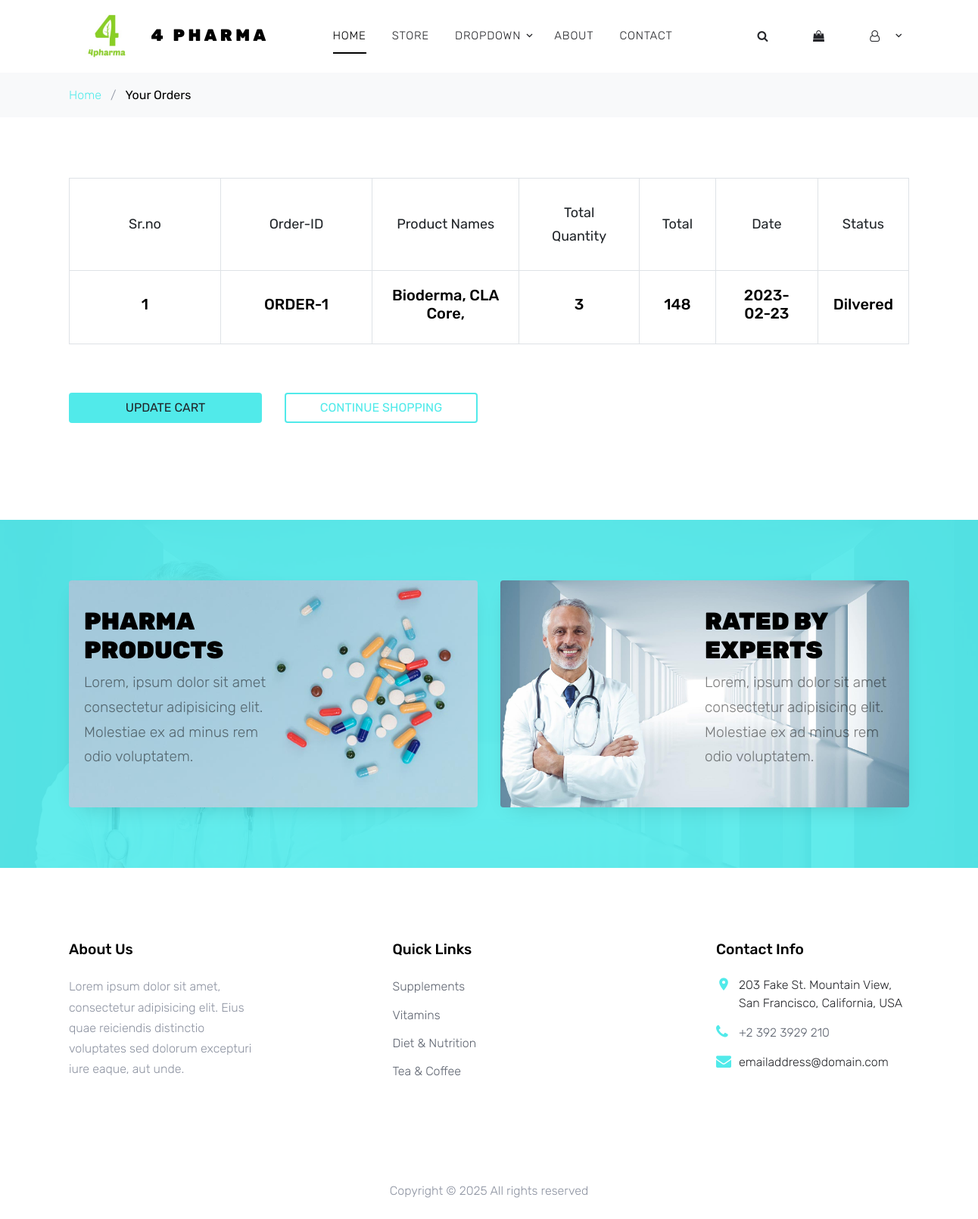
Screenshot of /pharma-master/your_orders.php (signed in) with the database file from the repository.
### tables this page shows
CREATE TABLE `orders` (
  `id` int(11) NOT NULL,
  `user_id` int(11) NOT NULL DEFAULT 0,
  `country` varchar(255) NOT NULL DEFAULT '',
  `firstname` varchar(255) NOT NULL DEFAULT '',
  `lastname` varchar(255) NOT NULL DEFAULT '',
  `company` varchar(255) NOT NULL DEFAULT '',
  `address1` text NOT NULL DEFAULT '',
  `address2` text NOT NULL DEFAULT '',
  `state` varchar(255) NOT NULL DEFAULT '',
  `zip` varchar(255) NOT NULL DEFAULT '',
  `email` varchar(255) NOT NULL DEFAULT '',
  `phone` varchar(255) NOT NULL DEFAULT '',
  `note` text NOT NULL DEFAULT '',
  `coupon` varchar(255) NOT NULL DEFAULT '',
  `total` int(20) NOT NULL DEFAULT 0,
  `status` int(11) NOT NULL DEFAULT 0,
  `cart_ids` varchar(255) NOT NULL DEFAULT '',
  `date` date NOT NULL DEFAULT current_timestamp(),
  `done` int(11) NOT NULL DEFAULT 0
);

CREATE TABLE `products` (
  `id` int(11) NOT NULL,
  `name` varchar(255) NOT NULL DEFAULT '',
  `price` varchar(255) NOT NULL DEFAULT '0',
  `sale_price` varchar(255) NOT NULL DEFAULT '0',
  `image` text NOT NULL DEFAULT '',
  `cat_id` int(11) NOT NULL DEFAULT 0,
  `dash_id` int(11) NOT NULL DEFAULT 0,
  `material` text NOT NULL DEFAULT '',
  `description` text NOT NULL DEFAULT '',
  `packaging` text NOT NULL DEFAULT '',
  `hpis` text NOT NULL DEFAULT '',
  `hprovider` text NOT NULL DEFAULT '',
  `latex` text NOT NULL DEFAULT '',
  `medication_r` text NOT NULL DEFAULT ''
);

### pharma-master/your_orders.php (the view, shortened to what this page needs)
<?php
    include 'controller/config.php';
    if (isset($_SESSION['user_id']) && $_SESSION['user_id'] !='') {
        $user_id = $_SESSION['user_id'];
    }else{
        $user_id = '';
    }
    $sql = mysqli_query($conn,"SELECT * FROM orders WHERE user_id = '".$user_id."' ");
    $products = array();
    while ($result = mysqli_fetch_assoc($sql)) {
        $cart_ids = explode(",", $result['cart_ids']);
        $qnty = 0;
        $products_my = array();
        foreach($cart_ids as $id){
            $sql3 = mysqli_query($conn,"SELECT * FROM cart WHERE id = '".$id."' ");
            $res = mysqli_fetch_assoc($sql3);
            $qnty += $res['qnty'];
            $sql4 = mysqli_fetch_assoc(mysqli_query($conn,"SELECT * FROM products WHERE id = '".$res['product_id']."' "));
            if($sql4['sale_price'] > 0){
                $price = $sql4['sale_price'];
            } else{
                $price = $sql4['price'];
            }
            $products_my[] = array(
                'name' => $sql4['name'],
                'image' => $sql4['image'],
                'price' => $price,
                'qnty' => $res['qnty'],
            );
        }
        if ($result['status'] == '1') {
            $status = 'On process';
        } elseif ($result['status'] == '2') {
            $status = 'Approved';
        } elseif ($result['status'] == '3') {
            $status = 'Dispatch';
        } elseif ($result['status'] == '4') {
            $status = 'Ready to Ship';
        } elseif ($result['status'] == '5') {
            $status = 'Out for Delivery';
        } elseif ($result['status'] == '6') {
            $status = 'Dilvered';
        } elseif ($result['status'] == '7') {
            $status = 'Cancelled';
        } elseif ($result['status'] == '8') {
            $status = 'Hold';
        } else{
            $status = 'On process';
        }
        $products[] = array(
            'id' => $result['id'],
            'order' => 'ORDER-'.$result['id'],
            'qnty' => $qnty,
            'total' => $result['total'],
            'products_my' => $products_my,
            'date' => $result['date'],
            'status' => $result['status'],
            'done' => $result['done'],
            'status1' => $status,
        );
    }
?>
<!DOCTYPE html>
<html lang="en">
    <head>
        <link rel="stylesheet" href="fonts/icomoon/style.css">
        <link rel="stylesheet" href="css/bootstrap.min.css">
        <link rel="stylesheet" href="css/magnific-popup.css">
        <link rel="stylesheet" href="css/jquery-ui.css">
        <link rel="stylesheet" href="css/owl.carousel.min.css">
        <link rel="stylesheet" href="css/owl.theme.default.min.css">
        <link rel="stylesheet" href="css/aos.css">
        <link rel="stylesheet" href="css/style.css">
    </head>
    <body>
        <div class="site-wrap">
            <?php include('header.php'); ?>
            <div class="bg-light py-3">
                <div class="container">
                    <div class="row">
                        <div class="col-md-12 mb-0">
                            <a href="index.php">Home</a> <span class="mx-2 mb-0">/</span>
                            <strong class="text-black">Your Orders</strong>
                        </div>
                    </div>
                </div>
            </div>
            <div class="site-section">
                <div class="container">
                    <div class="row mb-5">
                        <form class="col-md-12" method="post">
                            <div class="site-blocks-table">
                                <table class="table table-bordered">
                                    <thead>
                                        <tr>
                                            <th class="product-thumbnail">Sr.no</th>
                                            <th class="product-thumbnail">Order-ID</th>
                                            <th class="product-name">Product Names</th>
                                            <th class="product-quantity">Total Quantity</th>
                                            <th class="product-total">Total</th>
                                            <th class="product-total">Date</th>
                                            <th class="product-remove">Status</th>
                                        </tr>
                                    </thead>
                                    <tbody>
                                        <?php $srno = 1; $total = 0; $stotal = 0; ?>
                                        <?php foreach ($products as $key => $value) { ?>
                                            <tr>
                                                <td class="product-name">
                                                    <h2 class="h5 text-black"><?php echo $srno++; ?></h2>
                                                </td>
                                                <td class="product-name">
                                                    <h2 class="h5 text-black"><?php echo $value['order']; ?></h2>
                                                </td>
                                                <td class="product-name">
                                                    <h2 class="h5 text-black">
                                                        <?php foreach ($value['products_my'] as $skey => $svalue) { ?>
                                                            <?php echo $svalue['name'].','; ?>
                                                        <?php } ?>
                                                    </h2>
                                                </td>
                                                <td class="product-name">
                                                    <h2 class="h5 text-black"><?php echo $value['qnty']; ?></h2>
                                                </td>
                                                <td class="product-name">
                                                    <h2 class="h5 text-black"><?php echo $value['total']; ?></h2>
                                                </td>
                                                <td class="product-name">
                                                    <h2 class="h5 text-black"><?php echo $value['date']; ?></h2>
                                                </td>
                                                <td class="product-name">
                                                    <h2 class="h5 text-black"><?php echo $value['status1']; ?></h2>
                                                </td>
                                            </tr>
                                        <?php } ?>
                                    </tbody>
                                </table>
                            </div>
                        </form>
                    </div>
                    <div class="row">
                        <div class="col-md-6">
                            <div class="row mb-5">
                                <div class="col-md-6 mb-3 mb-md-0">
                                    <a href="cart.php" class="btn btn-primary btn-md btn-block">Update Cart</a>
                                </div>
                                <div class="col-md-6">
                                    <a href="shop.php" class="btn btn-outline-primary btn-md btn-block">Continue Shopping</a>
                                </div>
                            </div>
                        </div>
                    </div>
                </div>
            </div>
            <div class="site-section bg-secondary bg-image" style="background-image: url('images/bg_2.jpg');">
                <div class="container">
                    <div class="row align-items-stretch">
                        <div class="col-lg-6 mb-5 mb-lg-0">
                            <a href="#" class="banner-1 h-100 d-flex" style="background-image: url('images/bg_1.jpg');">
                                <div class="banner-1-inner align-self-center">
                                    <h2>Pharma Products</h2>
                                    <p>Lorem, ipsum dolor sit amet consectetur adipisicing elit. Molestiae ex ad minus rem odio voluptatem.
                                    </p>
                                </div>
                            </a>
                        </div>
                        <div class="col-lg-6 mb-5 mb-lg-0">
                            <a href="#" class="banner-1 h-100 d-flex" style="background-image: url('images/bg_2.jpg');">
                                <div class="banner-1-inner ml-auto  align-self-center">
                                    <h2>Rated by Experts</h2>
                                    <p>Lorem, ipsum dolor sit amet consectetur adipisicing elit. Molestiae ex ad minus rem odio voluptatem.
                                    </p>
                                </div>
                            </a>
                        </div>
                    </div>
                </div>
            </div>
            <footer class="site-footer">
                <div class="container">
                    <div class="row">
                        <div class="col-md-6 col-lg-3 mb-4 mb-lg-0">
                            <div class="block-7">
                                <h3 class="footer-heading mb-4">About Us</h3>
                                <p>Lorem ipsum dolor sit amet, consectetur adipisicing elit. Eius quae reiciendis distinctio voluptates
                                    sed dolorum excepturi iure eaque, aut unde.
                                </p>
                            </div>
                        </div>
                        <div class="col-lg-3 mx-auto mb-5 mb-lg-0">
                            <h3 class="footer-heading mb-4">Quick Links</h3>
                            <ul class="list-unstyled">
                                <li><a href="#">Supplements</a></li>
                                <li><a href="#">Vitamins</a></li>
                                <li><a href="#">Diet &amp; Nutrition</a></li>
                                <li><a href="#">Tea &amp; Coffee</a></li>
                            </ul>
                        </div>
                        <div class="col-md-6 col-lg-3">
                            <div class="block-5 mb-5">
                                <h3 class="footer-heading mb-4">Contact Info</h3>
                                <ul class="list-unstyled">
                                    <li class="address">203 Fake St. Mountain View, San Francisco, California, USA</li>
                                    <li class="phone"><a href="tel://23923929210">+2 392 3929 210</a></li>
                                    <li class="email">emailaddress@domain.com</li>
                                </ul>
                            </div>
                        </div>
                    </div>
                    <div class="row pt-5 mt-5 text-center">
                        <div class="col-md-12">
                            <p>
                                Copyright &copy;
                                <script>document.write(new Date().getFullYear());</script> All rights reserved
                            </p>
                        </div>
                    </div>
                </div>
            </footer>
        </div>
    </body>
</html>

### pharma-master/css/style.css (style rules this page uses)
body { line-height: 1.7; color: #8c92a0; font-weight: 300; font-size: 16px; }
.text-black { color: #000; }
.site-wrap:before { -webkit-transition: .3s all ease-in-out; -o-transition: .3s all ease-in-out; transition: .3s all ease-in-out; background: rgba(0, 0, 0, 0.6); content: ""; position: absolute; z-index: 2000; top: 0; left: 0; right: 0; bottom: 0; opacity: 0; visibility: hidden; }
.btn { -webkit-transition: .3s all ease-in-out; -o-transition: .3s all ease-in-out; transition: .3s all ease-in-out; text-transform: uppercase; border-width: 2px; }
.site-section { padding: 2.5em 0; }
@media (min-width: 768px) { .site-section { padding: 5em 0; } }
.site-footer { padding: 6em 0; }
.site-footer ul li { margin-bottom: 10px; }
.site-footer ul li a { color: #5c626e; }
.site-footer .footer-heading { font-size: 1.2rem; color: #000; margin-bottom: 1rem; }
.block-5 ul, .block-5 ul li { list-style: none; padding: 0; margin: 0; line-height: 1.5; }
.block-5 ul li { padding-left: 30px; position: relative; margin-bottom: 15px; color: #25262a; }
.block-5 ul li:before { top: 0; font-family: "icomoon"; content: ""; position: absolute; left: 0; font-size: 20px; line-height: 1; color: #51eaea; }
.block-5 ul li.address:before { content: "\e8b4"; }
.block-5 ul li.email:before { content: "\f0e0"; }
.block-5 ul li.phone:before { content: "\f095"; }
.site-blocks-table { overflow: auto; }
.site-blocks-table .product-thumbnail { width: 200px; }
.site-blocks-table thead th { padding: 30px; text-align: center; border-width: 1px !important; vertical-align: middle; color: #212529; font-size: 18px; font-weight: normal; }
.site-blocks-table td { padding: 20px; text-align: center; vertical-align: middle; color: #212529; }
.site-blocks-table tbody tr:first-child td { border-top: 1px solid #51eaea !important; }
.banner-1 { background-size: cover; background-position: center; background-repeat: no-repeat; padding: 20px; display: block; min-height: 300px; border-radius: 4px; -webkit-box-shadow: 0 10px 30px -15px rgba(0, 0, 0, 0.2); box-shadow: 0 10px 30px -15px rgba(0, 0, 0, 0.2); -webkit-transition: .3s all ease; -o-transition: .3s all ease; transition: .3s all ease; position: relative; top: 0; }
.banner-1 .banner-1-inner { width: 50%; }
.banner-1 .banner-1-inner h2 { color: #000; text-transform: uppercase; font-weight: 900; }
.banner-1 .banner-1-inner p { color: rgba(0, 0, 0, 0.5); font-size: 1.2rem; }
.bg-image { background-size: cover; position: relative; }
.bg-image:after { content: ""; position: absolute; top: 0; left: 0; right: 0; bottom: 0; background: rgba(81, 234, 234, 0.9); z-index: 1; }
.bg-image > .container { position: relative; z-index: 2; }

### rows the page displays
orders: order "ORDER-1", qnty "3", total "148", date "2023-02-23", status1 "Dilvered"
products: name "Bioderma"
products: name "CLA Core"
